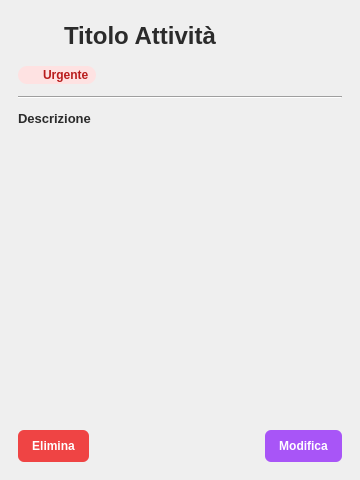
<?xml version="1.0" encoding="UTF-8"?>
<ui version="4.0">
 <class>DettagliAttivita</class>
 <widget class="QWidget" name="DettagliAttivita">
  <property name="geometry">
   <rect>
    <x>0</x>
    <y>0</y>
    <width>360</width>
    <height>480</height>
   </rect>
  </property>
  <property name="styleSheet">
   <string notr="true">QLabel {
    color: #2b2b2b;
}
</string>
  </property>
  <layout class="QVBoxLayout" name="dettagliRootLayout">
   <property name="spacing">
    <number>12</number>
   </property>
   <property name="leftMargin">
    <number>18</number>
   </property>
   <property name="topMargin">
    <number>18</number>
   </property>
   <property name="rightMargin">
    <number>18</number>
   </property>
   <property name="bottomMargin">
    <number>18</number>
   </property>
   <item>
    <layout class="QHBoxLayout" name="headerLayout">
     <property name="spacing">
      <number>10</number>
     </property>
     <item>
      <widget class="QLabel" name="iconLabel">
       <property name="minimumSize">
        <size>
         <width>36</width>
         <height>36</height>
        </size>
       </property>
       <property name="maximumSize">
        <size>
         <width>36</width>
         <height>36</height>
        </size>
       </property>
       <property name="text">
        <string/>
       </property>
       <property name="scaledContents">
        <bool>true</bool>
       </property>
      </widget>
     </item>
     <item>
      <widget class="QLabel" name="titleLabel">
       <property name="font">
        <font>
         <pointsize>18</pointsize>
         <bold>true</bold>
        </font>
       </property>
       <property name="text">
        <string>Titolo Attività</string>
       </property>
       <property name="wordWrap">
        <bool>true</bool>
       </property>
      </widget>
     </item>
    </layout>
   </item>
   <item>
    <widget class="QFrame" name="urgentBadge">
     <property name="sizePolicy">
      <sizepolicy hsizetype="Fixed" vsizetype="Fixed">
       <horstretch>0</horstretch>
       <verstretch>0</verstretch>
      </sizepolicy>
     </property>
     <property name="styleSheet">
      <string notr="true">#urgentBadge {
    background-color: #fee2e2;
    border-radius: 9px;
}</string>
     </property>
     <property name="frameShape">
      <enum>QFrame::NoFrame</enum>
     </property>
     <layout class="QHBoxLayout" name="badgeLayout">
      <property name="spacing">
       <number>4</number>
      </property>
      <property name="leftMargin">
       <number>7</number>
      </property>
      <property name="topMargin">
       <number>2</number>
      </property>
      <property name="rightMargin">
       <number>7</number>
      </property>
      <property name="bottomMargin">
       <number>2</number>
      </property>
      <item>
       <widget class="QLabel" name="iconUrgente">
        <property name="minimumSize">
         <size>
          <width>14</width>
          <height>14</height>
         </size>
        </property>
        <property name="maximumSize">
         <size>
          <width>14</width>
          <height>14</height>
         </size>
        </property>
        <property name="text">
         <string/>
        </property>
        <property name="pixmap">
         <pixmap resource="resources.qrc">:/icons/IconaUrgenteSVG.svg</pixmap>
        </property>
        <property name="scaledContents">
         <bool>true</bool>
        </property>
       </widget>
      </item>
      <item>
       <widget class="QLabel" name="labelUrgente">
        <property name="font">
         <font>
          <pointsize>9</pointsize>
          <bold>true</bold>
         </font>
        </property>
        <property name="styleSheet">
         <string notr="true">color: #b91c1c;</string>
        </property>
        <property name="text">
         <string>Urgente</string>
        </property>
       </widget>
      </item>
     </layout>
    </widget>
   </item>
   <item>
    <widget class="Line" name="separatore1">
     <property name="frameShape">
      <enum>QFrame::HLine</enum>
     </property>
     <property name="frameShadow">
      <enum>QFrame::Sunken</enum>
     </property>
    </widget>
   </item>
   <item>
    <layout class="QVBoxLayout" name="campiLayout">
     <property name="spacing">
      <number>8</number>
     </property>
    </layout>
   </item>
   <item>
    <widget class="QLabel" name="labelDescrTitolo">
     <property name="font">
      <font>
       <pointsize>10</pointsize>
       <bold>true</bold>
      </font>
     </property>
     <property name="text">
      <string>Descrizione</string>
     </property>
    </widget>
   </item>
   <item>
    <widget class="QLabel" name="descrizioneLabel">
     <property name="styleSheet">
      <string notr="true">color: #5f5f5f;</string>
     </property>
     <property name="text">
      <string/>
     </property>
     <property name="alignment">
      <set>Qt::AlignmentFlag::AlignLeft|Qt::AlignmentFlag::AlignTop</set>
     </property>
     <property name="wordWrap">
      <bool>true</bool>
     </property>
    </widget>
   </item>
   <item>
    <spacer name="verticalSpacerDettagli">
     <property name="orientation">
      <enum>Qt::Vertical</enum>
     </property>
     <property name="sizeHint" stdset="0">
      <size>
       <width>20</width>
       <height>20</height>
      </size>
     </property>
    </spacer>
   </item>
   <item>
    <layout class="QHBoxLayout" name="footerLayout">
     <property name="spacing">
      <number>10</number>
     </property>
     <item>
      <widget class="QPushButton" name="btnElimina">
       <property name="minimumSize">
        <size>
         <width>0</width>
         <height>32</height>
        </size>
       </property>
       <property name="styleSheet">
        <string notr="true">#btnElimina {
    background-color: #ef4444;
    color: #ffffff;
    border: none;
    border-radius: 6px;
    padding: 8px 14px;
    font-weight: bold;
}

#btnElimina:hover {
    background-color: #dc2626;
}

#btnElimina:pressed {
    background-color: #b91c1c;
}</string>
       </property>
       <property name="text">
        <string>Elimina</string>
       </property>
      </widget>
     </item>
     <item>
      <spacer name="horizontalSpacerDettagli">
       <property name="orientation">
        <enum>Qt::Horizontal</enum>
       </property>
       <property name="sizeHint" stdset="0">
        <size>
         <width>40</width>
         <height>20</height>
        </size>
       </property>
      </spacer>
     </item>
     <item>
      <widget class="QPushButton" name="btnModifica">
       <property name="minimumSize">
        <size>
         <width>0</width>
         <height>32</height>
        </size>
       </property>
       <property name="styleSheet">
        <string notr="true">#btnModifica {
    background-color: #a855f7;
    color: #ffffff;
    border: none;
    border-radius: 6px;
    padding: 8px 14px;
    font-weight: bold;
}

#btnModifica:hover {
    background-color: #9333ea;
}

#btnModifica:pressed {
    background-color: #7e22ce;
}</string>
       </property>
       <property name="text">
        <string>Modifica</string>
       </property>
      </widget>
     </item>
    </layout>
   </item>
  </layout>
 </widget>
 <resources>
  <include location="resources.qrc"/>
 </resources>
 <connections/>
</ui>
